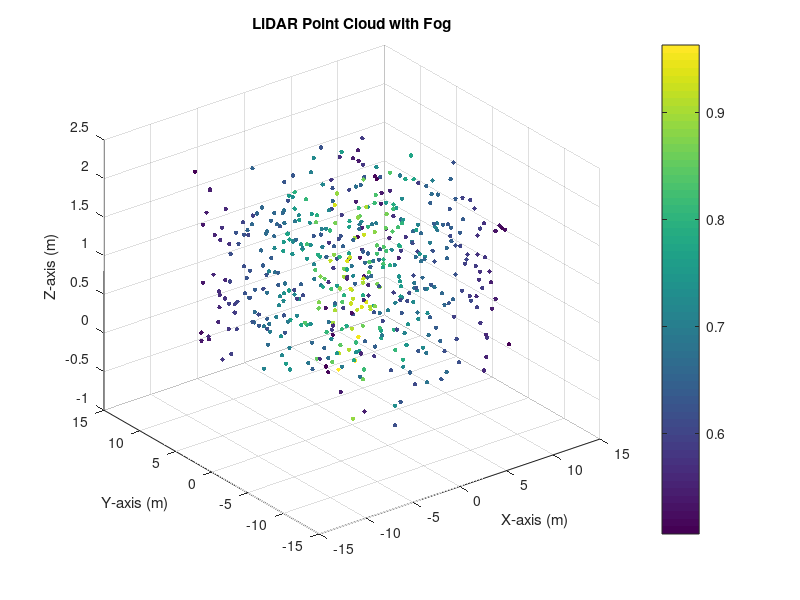

Reproduce this figure in MATLAB. (Note: this script raises an error after producing the figure.)
clc; clear; close all;

%% **Step 1: Simulate LiDAR Point Cloud with Fog**
numPoints = 500;
x = rand(numPoints,1) * 20 - 10; 
y = rand(numPoints,1) * 20 - 10;
z = rand(numPoints,1) * 2;

% Add fog noise (reduces accuracy)
fogIntensity = 0.3;
noise = fogIntensity * randn(numPoints, 3); 
pointCloudData = [x y z] + noise;

% Reduce intensity for far objects (simulate LiDAR attenuation)
intensity = exp(-0.05 * sqrt(x.^2 + y.^2)); 

% Plot foggy LiDAR point cloud
figure;
scatter3(pointCloudData(:,1), pointCloudData(:,2), pointCloudData(:,3), 10, intensity, 'filled');
xlabel('X-axis (m)'); ylabel('Y-axis (m)'); zlabel('Z-axis (m)');
title('LiDAR Point Cloud with Fog');
colorbar;
grid on;

%% **Step 2: Simulate Radar Detections with Rain Noise**
numObjects = 5;
objectDistance = randi([5, 50], numObjects, 1);
objectAngle = randi([-45, 45], numObjects, 1);
objectVelocity = randi([-10, 20], numObjects, 1); % Object speed in m/s

% Introduce random noise due to rain
rainNoise = 0.2 * randi([-5, 5], numObjects, 1); 
objectDistance = objectDistance + rainNoise;

% Reduce detection probability in heavy rain
rainIntensity = 0.5;
detected(1) = 1

% Apply rain effect by keeping only detected objects
objectDistance = objectDistance .* detected;
objectAngle = objectAngle .* detected;
objectVelocity = objectVelocity .* detected;

% Plot radar detections under rainy conditions
figure;
polarplot(deg2rad(objectAngle), objectDistance, 'bo');
title('Radar Detections in Rain');

%% **Step 3: Generate Foggy and Rainy Camera Image**
image = ones(416, 416, 3) * 0.6;

% Apply fog overlay effect
fogOverlay = ones(size(image)) * 0.8;
alphaFog = 0.5;
foggyImage = (1 - alphaFog) * image + alphaFog * fogOverlay;

% Generate rain streaks
numRaindrops = 700;
for i = 1:numRaindrops
    x = randi([1, 416]); 
    y = randi([1, 416]);
    len = randi([10, 30]); 
    foggyImage = insertShape(foggyImage, 'Line', [x y x y+len], 'Color', 'white', 'LineWidth', 1);
end

% Display foggy and rainy camera image
figure;
imshow(foggyImage);
title('Camera View in Fog and Rain');

%% **Step 4: Simulate Sensor Measurements and Apply Kalman Filter**
truePosition = [10, 5]; % Ground truth position in meters
vehicleVelocity = 15; % Vehicle speed (m/s)

% Simulate LiDAR measurement with fog-induced noise
lidarNoise = randn(1,2) * 0.5;
lidarMeasurement = truePosition + lidarNoise;

% Convert radar measurements from polar to Cartesian coordinates
validIndices = find(detected == 1); % Get indices of detected objects
if ~isempty(validIndices)
    range = objectDistance(validIndices(1));
    angle = objectAngle(validIndices(1));
    velocity = objectVelocity(validIndices(1));
else
    range = NaN; % No object detected
    angle = NaN;
    velocity = NaN;
end

velocity = objectVelocity(1); % Object velocity

radarX = range * cosd(angle);
radarY = range * sind(angle);
radarMeasurement = [radarX, radarY];

%% **Step 5: Initialize and Run Kalman Filter for Sensor Fusion**
% Initialize Kalman Filter
kf = trackingKF('MotionModel', '2D Constant Velocity');

% Use a 4x4 state covariance matrix (position + velocity tracking)
kf.StateCovariance = eye(4);

% Adjust measurement noise covariance matrix (2x2)
kf.MeasurementNoise = diag([0.8, 1.5]); 

% Adjust process noise for smoother state estimation (2x2)
kf.ProcessNoise = diag([0.1, 0.1]);

% Predict the next state
predictedState = predict(kf);

% Update the Kalman Filter using sensor fusion
if ~isnan(radarMeasurement(1)) && ~isnan(radarMeasurement(2))
    fusionData = mean([lidarMeasurement; radarMeasurement], 1);
else
    fusionData = lidarMeasurement; % If radar fails, rely only on LiDAR
end

updatedState = correct(kf, fusionData);

%% **Step 6: Display Results**
fprintf('\nSensor Fusion Results:\n');
fprintf('True Position: [%.2f, %.2f]\n', truePosition);
fprintf('LiDAR Measurement: [%.2f, %.2f]\n', lidarMeasurement);
fprintf('Radar Measurement: [%.2f, %.2f]\n', radarMeasurement);
fprintf('Fused State Estimate (Kalman Output): [%.2f, %.2f]\n', updatedState(1:2));
fprintf('Vehicle Velocity: %.2f m/s\n', vehicleVelocity);
fprintf('Detected Object Velocity: %.2f m/s\n', velocity);
fprintf('Detected Object Angle: %.2f degrees\n', angle);

%% **Step 7: Plot Sensor Fusion Results**
figure;
scatter(truePosition(1), truePosition(2), 100, 'g', 'filled'); hold on; 
scatter(lidarMeasurement(1), lidarMeasurement(2), 100, 'r', 'filled'); 
scatter(radarMeasurement(1), radarMeasurement(2), 100, 'b', 'filled'); 
scatter(updatedState(1), updatedState(2), 100, 'k', 'filled'); 

legend('True Position', 'LiDAR Measurement', 'Radar Measurement', 'Fused Position');
xlabel('X-axis (m)'); ylabel('Y-axis (m)');
title('Sensor Fusion: LiDAR, Radar, and Kalman Filter Output');
grid on;
hold off;
